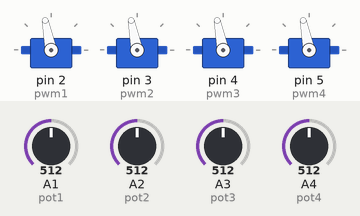
A sketch run on a simulated Arduino Uno, built with avr-gcc and run on an emulated ATmega328P. On the bench: 4 × servo. The inputs (shaded band) are chosen by the test bench; at power-on: A1 (pot1) = 512, A2 (pot2) = 512, A3 (pot3) = 512, A4 (pot4) = 512. What the sketch prints to the serial monitor is not drawn.

Above: at 1.2 s.
1.3 s: A1 (pot1) set to 716
At 1.9 s:
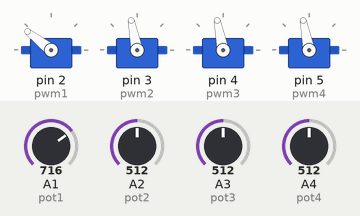
2.9 s: A2 (pot2) set to 306
At 4.2 s:
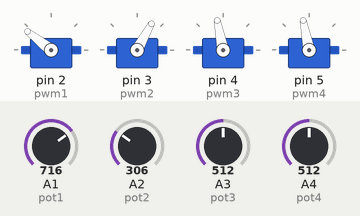
4.5 s: A3 (pot3) set to 992
At 5.3 s:
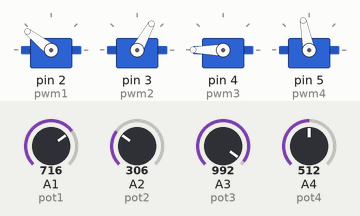
6.0 s: A4 (pot4) set to 30
At 7.3 s:
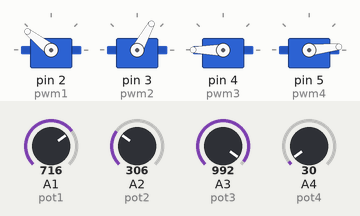
7.6 s: A1 (pot1) set to 992
At 8.2 s:
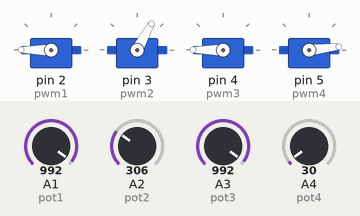
9.1 s: A2 (pot2) set to 30
At 10.3 s:
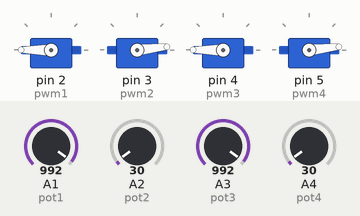
Timing chart, 0 to 11.7 s (numbered marks = the images above; inputs shaded):
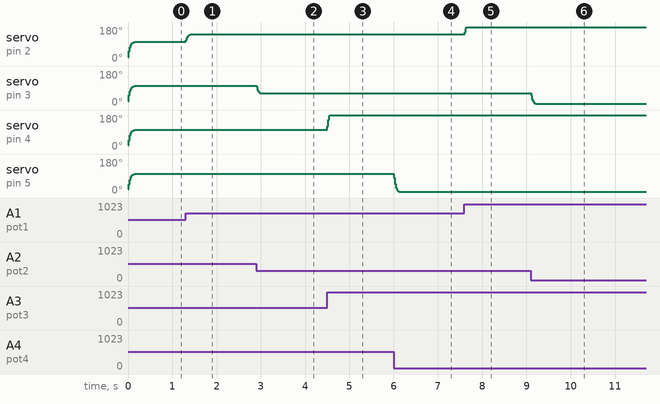

The sketch:

joggin_manual_noPC.ino
```cpp
#include <Servo.h>

Servo eje1;  // crea el objeto servo
Servo eje2;  // crea el objeto servo
Servo eje3;  // crea el objeto servo
Servo eje4;  // crea el objeto servo

// eje 1
int pot1 = 15;       // uso la pata A1 para leer la tension del pote
int pwm1 = 2;        // uso la pata D2 para enviar el PWM
float pos1 = 0;      // posicion del servo
float e1lp=0;
float e1lp2=0;
float e1lp3=0;
float e1lp4=0;

// eje 2
int pot2 = 16;       // uso la pata A2 para leer la tension del pote
int pwm2 = 3;        // uso la pata D3 para enviar el PWM
float pos2 = 0;      // posicion del servo
float e2lp=0;
float e2lp2=0;
float e2lp3=0;
float e2lp4=0;

// eje 3
int pot3 = 17;       // uso la pata A3 para leer la tension del pote
int pwm3 = 4;        // uso la pata D4 para enviar el PWM
float pos3 = 0;      // posicion del servo
float e3lp=0;
float e3lp2=0;
float e3lp3=0;
float e3lp4=0;

// eje 4
int pot4 = 18;       // uso la pata A4 para leer la tension del pote
int pwm4 = 5;        // uso la pata D5 para enviar el PWM
float pos4 = 0;      // posicion del servo
float e4lp=0;
float e4lp2=0;
float e4lp3=0;
float e4lp4=0;

float inicio =0;
float fin = 0;
float r = 0;

void setup() {
   eje1.attach(pwm1);  // vincula los servos
   eje2.attach(pwm2);
   eje3.attach(pwm3);
   eje4.attach(pwm4);

   Serial.begin(115200);
}

void loop() {
      inicio=millis();                              // establesco un Ts de 10ms
      fin= inicio+1;

      // leo el pote del eje 1
      pos1 = analogRead(pot1)/5;
      pos1 = (pos1+e1lp+e1lp2+e1lp3+e1lp4)/5;
      e1lp4=e1lp3;
      e1lp3=e1lp2;
      e1lp2=e1lp;
      e1lp=pos1;

      // leo el pote del eje 2
      pos2 = analogRead(pot2)/5;
      pos2 = (pos2+e2lp+e2lp2+e2lp3+e2lp4)/5;
      e2lp4=e2lp3;
      e2lp3=e2lp2;
      e2lp2=e2lp;
      e2lp=pos2;

      // leo el pote del eje 3
      pos3 = analogRead(pot3)/5;
      pos3 = (pos3+e3lp+e3lp2+e3lp3+e3lp4)/5;
      e3lp4=e3lp3;
      e3lp3=e3lp2;
      e3lp2=e3lp;
      e3lp=pos3;

      // leo el pote del eje 4
      pos4 = analogRead(pot4)/5;
      pos4 = (pos4+e4lp+e4lp2+e4lp3+e4lp4)/5;
      e4lp4=e4lp3;
      e4lp3=e4lp2;
      e4lp2=e4lp;
      e4lp=pos4;

      // envio la nformacion de las mediciones por si se quiere ver algo para debuggear
      Serial.println(pos1);
      Serial.println(pos2);
      Serial.println(pos3);
      Serial.println(pos4);


      // actualizo los servos
      eje1.write(pos1);
      eje2.write(pos2);
      eje3.write(pos3);
      eje4.write(pos4);

      while (fin > millis())  {}
}
```

Measured:
- after the input at 1.3 s, servo on pin 2 (pwm1): 101° → 142° at once
- after the input at 2.9 s, servo on pin 3 (pwm2): 101° → 61° at once
- after the input at 4.5 s, servo on pin 4 (pwm3): 101° → 180° at once
- after the input at 6.0 s, servo on pin 5 (pwm4): 101° → 6° at once
- after the input at 7.6 s, servo on pin 2 (pwm1): 142° → 180° at once
- after the input at 9.1 s, servo on pin 3 (pwm2): 61° → 6° at once
